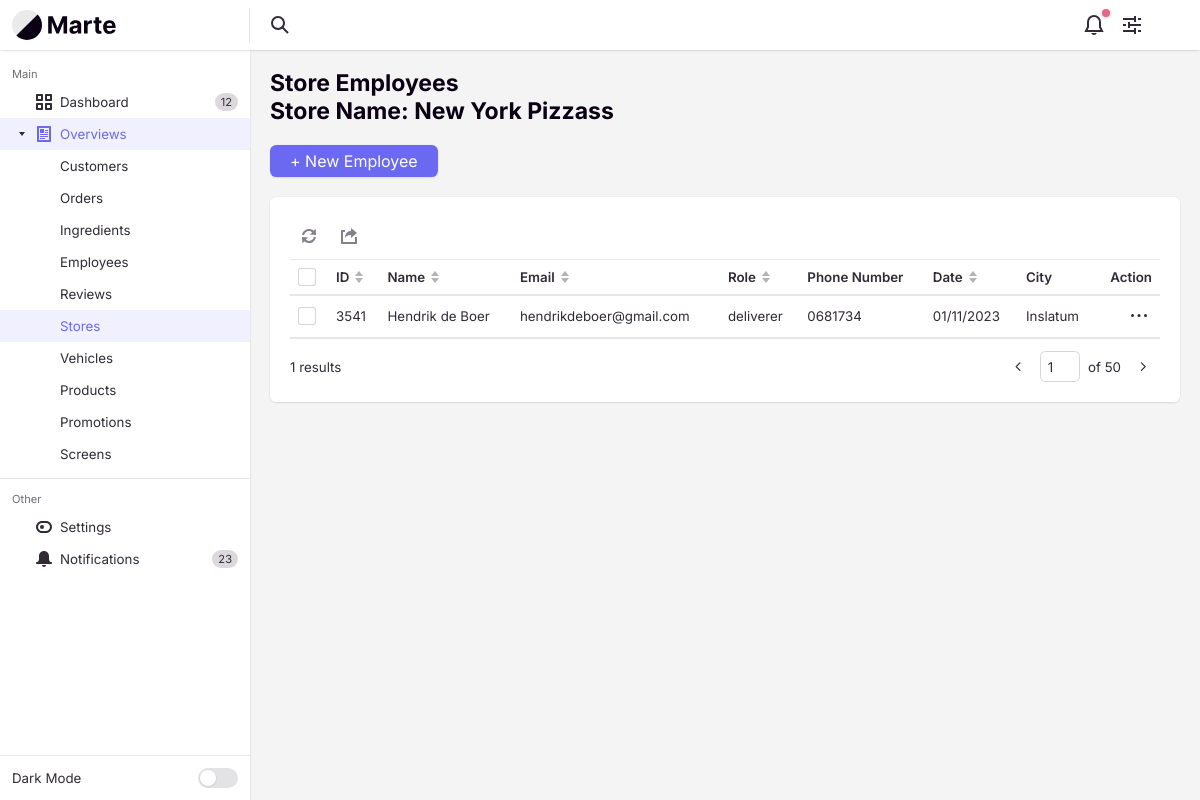
The page /StoreController/storeHasEmployees/253s on the database its author committed.
### tables this page shows
CREATE TABLE `stores` (
  `storeId` varchar(4) NOT NULL,
  `storeName` varchar(255) NOT NULL,
  `storeZipcode` varchar(255) NOT NULL,
  `storeStreetName` varchar(255) NOT NULL,
  `storeCity` varchar(255) NOT NULL,
  `storePhone` varchar(10) NOT NULL,
  `storeEmail` varchar(255) NOT NULL,
  `storeIsActive` tinyint(1) NOT NULL DEFAULT 1,
  `storeCreateDate` int(10) NOT NULL,
  `storeDescription` text DEFAULT NULL
);

CREATE TABLE `storehasemployees` (
  `storeId` varchar(4) NOT NULL,
  `employeeId` varchar(4) NOT NULL
);

CREATE TABLE `employees` (
  `employeeId` varchar(4) NOT NULL,
  `employeeFirstName` varchar(255) NOT NULL,
  `employeeRole` enum('deliverer','chef','manager') NOT NULL,
  `employeeIsActive` tinyint(1) NOT NULL DEFAULT 1,
  `employeeCreateDate` int(10) NOT NULL,
  `employeeDescritption` text DEFAULT NULL,
  `employeeLastName` varchar(255) NOT NULL,
  `employeeStreetName` varchar(255) NOT NULL,
  `employeeZipCode` varchar(10) NOT NULL,
  `employeeCity` varchar(255) NOT NULL,
  `employeePhone` varchar(10) NOT NULL,
  `employeeEmail` varchar(255) NOT NULL
);

### app/controllers/StoreController.php (called while the page is built, shortened)
<?php
class StoreController extends Controller
{
    private $storeModel;
    public function __construct()
    {
        $this->storeModel = $this->model('StoreModel');
    }
    public function storeHasEmployees($storeId)
    {
        $store = $this->storeModel->getStoreById($storeId);
        $employees = $this->storeModel->getEmployeeByStore($storeId);
        $countEmployees = count($this->storeModel->getEmployeeByStore($storeId));
        $data = [
            'employees' => $employees,
            'store' => $store,
            'countEmployees' => $countEmployees
        ];
        $this->view('backend/store/storehasemployees', $data);
    }
}

### app/libraries/Core.php (called while the page is built, shortened)
<?php
class Core
{
    protected $currentMethod = 'index';
    public function __construct()
    {
        $url = $this->getUrl();
        $this->currentController = new $this->currentController();
        if (isset($url[1])) {
            if (method_exists($this->currentController, $url[1])) {
                $this->currentMethod = $url[1];
            } else if (!empty($url[1])) {
                require APPROOT . '/views/includes/404.php';
                exit;
            }
        }
        $this->params = $url ? [$url[2]] : [];
        call_user_func_array([$this->currentController, $this->currentMethod], $this->params);
    }
    public function getUrl()
    {
        $incoming = $_SERVER['REQUEST_URI'];
        $incoming = str_replace("/pizzapalacebackend/", "", $incoming);
        if (!empty($incoming) && substr($incoming, -1) !== '/') {
            $incoming .= '/';
        }
        $incoming = trim($incoming, "/");
        $url = filter_var($incoming, FILTER_SANITIZE_URL);
        $url = explode('/', $url);
        $urlController = $url[0];
        $urlAction = "";
        if (array_key_exists(1, $url)) {
            $urlAction = explode('?', $url[1])[0];
        }
        $urlSlug = $url;
        if (array_key_exists(2, $url)) {
            $urlSlug = $url[2];
        }
        $output = [$urlController, $urlAction, $urlSlug];
        return $output;
    }
}

### app/require.php (called while the page is built, shortened)
<?php
  require_once 'libraries/Core.php';
  require_once 'libraries/Controller.php';
  require_once 'libraries/Database.php';
  $init = new Core();

### public/index.php (called while the page is built)
<?php
  require_once '../app/require.php';
?>

### app/libraries/Database.php (called while the page is built, shortened)
<?php
  class Database {
    private $dbHost = DB_HOST;
    private $dbUser = DB_USER;
    private $dbPass = DB_PASS;
    private $dbName = DB_NAME;
    private $statement;
    private $dbHandler;
    public function __construct()
    {
      $conn = 'mysql:host=' . $this->dbHost . ";dbname=" . $this->dbName;
      $options = array(
        PDO::ATTR_PERSISTENT => true,
        PDO::ATTR_ERRMODE => PDO::ERRMODE_EXCEPTION,
        PDO::ATTR_EMULATE_PREPARES => false
      );
      try
      {
        $this->dbHandler = new PDO($conn, $this->dbUser, $this->dbPass, $options);
      }
      catch(PDOException $e) {
        $this->error = $e->getMessage();
        echo $this->error;
      }
    }
    public function query($sql) {
      $this->statement = $this->dbHandler->prepare($sql);
    }
    public function bind($parameter, $value, $type=null) {
      switch (is_null($type)) {
        default:
          $type = PDO::PARAM_STR;
      }
      $this->statement->bindValue($parameter, $value, $type);
    }
    public function execute() {
      return $this->statement->execute();
    }
    public function resultSet() {
      $this->execute();
      return $this->statement->fetchAll(PDO::FETCH_OBJ);
    }
    public function single() {
      $this->execute();
      return $this->statement->fetch(PDO::FETCH_OBJ);
    }
  }
?>

### app/models/StoreModel.php (called while the page is built, shortened)
<?php
class StoreModel
{
    private $db;
    public function __construct()
    {
        $this->db = new Database();
    }
    public function getStoreById($storeId)
    {
        $this->db->query("SELECT storeId,
                                 storeName,
                                 storeZipcode,
                                 storeStreetName,
                                 storeCity,
                                 storePhone,
                                 storeEmail,
                                 storeCreateDate
                                 FROM stores
                                 WHERE storeIsActive = 1 AND storeId = :storeId");
        $this->db->bind(':storeId', $storeId);
        return $this->db->single();
    }
    public function getEmployeeByStore($storeId)
    {
        $this->db->query("SELECT  e.employeeFirstName,
                                  e.employeeLastName,
                                  e.employeeRole,
                                  e.employeeCreateDate,
                                  e.employeeCity,
                                  e.employeePhone,
                                  e.employeeEmail,
                                  s.storeName,
                                  she.storeId,
                                  she.employeeId
                                  FROM storehasemployees as she
                                  INNER JOIN employees as e ON she.employeeId = e.employeeId
                                  INNER JOIN stores as s ON she.storeId = s.storeId
                                  WHERE she.storeId = :storeId");
        $this->db->bind(':storeId', $storeId);
        return $this->db->resultSet();
    }
}

### app/views/backend/store/storehasemployees.php (the view, shortened to what this page needs)
<?php require APPROOT . '/views/includes/head.php'; ?>
<div class="margin-bottom-md">
    <h1 class="text-lg">Store Employees</h1>
    <h1 class="text-lg">Store Name: <?= $data['store']->storeName ?> </h1>
</div>
<div class="margin-bottom-md">
    <div class="flex flex-wrap gap-sm items-center justify-between">
        <button class="btn btn--primary" aria-controls="modal-new-customer">+ New Employee</button>
    </div>
</div>
<div class="bg radius-md padding-md inner-glow shadow-xs">
    <div class="int-table-actions padding-bottom-xxxs border-bottom border-alpha" data-table-controls="interactive-table-1">
        <menu class="menu-bar js-int-table-actions__no-items-selected js-menu-bar">
            <li class="menu-bar__item " role="menuitem">
            </li>
            <li class="menu-bar__item " role="menuitem">
                <svg class="icon menu-bar__icon" aria-hidden="true" viewBox="0 0 16 16">
                    <g>
                        <path d="M15,16H1c-0.6,0-1-0.4-1-1V3c0-0.6,0.4-1,1-1h3v2H2v10h12V9h2v6C16,15.6,15.6,16,15,16z"></path>
                        <path d="M10,3c-3.2,0-6,2.5-6,7c1.1-1.7,2.4-3,6-3v3l6-5l-6-5V3z"></path>
                    </g>
                </svg>
            </li>
        </menu>
    </div>
    <div id="interactive-table-1" class="int-table text-sm js-int-table">
        <div class="int-table__inner">
            <table class="int-table__table" aria-label="Interactive table example">
                <thead class="int-table__header js-int-table__header">
                    <tr class="int-table__row">
                        <td class="int-table__cell">
                            <div class="custom-checkbox int-table__checkbox">
                                <div class="custom-checkbox__control" aria-hidden="true"></div>
                            </div>
                        </td>
                        <th class="int-table__cell int-table__cell--th int-table__cell--sort js-int-table__cell--sort">
                            <div class="flex items-center">
                                <span>ID</span>
                                <svg class="icon icon--xxs margin-left-xxxs int-table__sort-icon" aria-hidden="true" viewBox="0 0 12 12">
                                    <polygon class="arrow-up" points="6 0 10 5 2 5 6 0" />
                                    <polygon class="arrow-down" points="6 12 2 7 10 7 6 12" />
                                </svg>
                            </div>
                        </th>
                        <th class="int-table__cell int-table__cell--th int-table__cell--sort js-int-table__cell--sort">
                            <div class="flex items-center">
                                <span>Name</span>
                                <svg class="icon icon--xxs margin-left-xxxs int-table__sort-icon" aria-hidden="true" viewBox="0 0 12 12">
                                    <polygon class="arrow-up" points="6 0 10 5 2 5 6 0" />
                                    <polygon class="arrow-down" points="6 12 2 7 10 7 6 12" />
                                </svg>
                            </div>
                        </th>
                        <th class="int-table__cell int-table__cell--th int-table__cell--sort js-int-table__cell--sort">
                            <div class="flex items-center">
                                <span>Email</span>
                                <svg class="icon icon--xxs margin-left-xxxs int-table__sort-icon" aria-hidden="true" viewBox="0 0 12 12">
                                    <polygon class="arrow-up" points="6 0 10 5 2 5 6 0" />
                                    <polygon class="arrow-down" points="6 12 2 7 10 7 6 12" />
                                </svg>
                            </div>
                        </th>
                        <th class="int-table__cell int-table__cell--th int-table__cell--sort js-int-table__cell--sort">
                            <div class="flex items-center">
                                <span>Role</span>
                                <svg class="icon icon--xxs margin-left-xxxs int-table__sort-icon" aria-hidden="true" viewBox="0 0 12 12">
                                    <polygon class="arrow-up" points="6 0 10 5 2 5 6 0" />
                                    <polygon class="arrow-down" points="6 12 2 7 10 7 6 12" />
                                </svg>
                            </div>
                        </th>
                        <th class="int-table__cell int-table__cell--th text-left">
                            Phone Number
                        </th>
                        <th class="int-table__cell int-table__cell--th int-table__cell--sort js-int-table__cell--sort" data-date-format="dd-mm-yyyy">
                            <div class="flex items-center">
                                <span>Date</span>
                                <svg class="icon icon--xxs margin-left-xxxs int-table__sort-icon" aria-hidden="true" viewBox="0 0 12 12">
                                    <polygon class="arrow-up" points="6 0 10 5 2 5 6 0" />
                                    <polygon class="arrow-down" points="6 12 2 7 10 7 6 12" />
                                </svg>
                            </div>
                        </th>
                        <th class="int-table__cell int-table__cell--th text-left">City</th>
                        <th class="int-table__cell int-table__cell--th text-right">Action</th>
                    </tr>
                </thead>
                <tbody class="int-table__body js-int-table__body">
                    <?php foreach ($data['employees'] as $employee) : ?>
                        <tr class="int-table__row">
                            <th class="int-table__cell" scope="row">
                                <div class="custom-checkbox int-table__checkbox">
                                    <div class="custom-checkbox__control" aria-hidden="true"></div>
                                </div>
                            </th>
                            <td class="int-table__cell"><?= $employee->employeeId ?></td>
                            <td class="int-table__cell"><?= $employee->employeeFirstName . " " . $employee->employeeLastName ?></td>
                            <td class="int-table__cell"><?= $employee->employeeEmail ?></td>
                            <td class="int-table__cell"><?= $employee->employeeRole ?></td>
                            <td class="int-table__cell text-truncate max-width-xxxxs"><?= $employee->employeePhone ?></td>
                            <td class="int-table__cell"><?= date('d/m/Y', $employee->employeeCreateDate) ?></td>
                            <td class="int-table__cell"><?= $employee->employeeCity ?></td>
                            <td class="int-table__cell">
                                <button class="reset int-table__menu-btn margin-left-auto js-tab-focus" data-label="Edit row" aria-controls="menu-example">
                                    <svg class="icon" viewBox="0 0 16 16">
                                        <circle cx="8" cy="7.5" r="1.5" />
                                        <circle cx="1.5" cy="7.5" r="1.5" />
                                        <circle cx="14.5" cy="7.5" r="1.5" />
                                    </svg>
                                </button>
                            </td>
                        </tr>
                    <?php endforeach ?>
                </tbody>
            </table>
        </div>
    </div>
    <div class="flex items-center justify-between padding-top-sm">
        <p class="text-sm"><?= $data['countEmployees'] ?> results</p>
        <nav class="pagination text-sm" aria-label="Pagination">
            <ul class="pagination__list flex flex-wrap gap-xxxs">
                <li>
                    <a href="#0" class="pagination__item">
                        <svg class="icon" viewBox="0 0 16 16">
                            <title>Go to previous page</title>
                            <g stroke-width="1.5" stroke="currentColor">
                                <polyline fill="none" stroke="currentColor" stroke-linecap="round" stroke-linejoin="round" stroke-miterlimit="10" points="9.5,3.5 5,8 9.5,12.5 "></polyline>
                            </g>
                        </svg>
                    </a>
                </li>
                <li>
                    <span class="pagination__jumper flex items-center">
                        <input aria-label="Page number" class="form-control" type="text" id="pageNumber" name="pageNumber" value="1">
                        <em>of 50</em>
                    </span>
                </li>
                <li>
                    <a href="#0" class="pagination__item">
                        <svg class="icon" viewBox="0 0 16 16">
                            <title>Go to next page</title>
                            <g stroke-width="1.5" stroke="currentColor">
                                <polyline fill="none" stroke="currentColor" stroke-linecap="round" stroke-linejoin="round" stroke-miterlimit="10" points="6.5,3.5 11,8 6.5,12.5 "></polyline>
                            </g>
                        </svg>
                    </a>
                </li>
            </ul>
        </nav>
    </div>
</div>
<?php require APPROOT . '/views/includes/footer.php'; ?>

### rows shown on the page
stores: storeName "New York Pizzass"
storehasemployees: employeeId "3541", employeeId.employeeFirstName "Hendrik", employeeId.employeeLastName "de Boer", employeeId.employeeEmail "hendrikdeboer@gmail.com", employeeId.employeeRole "deliverer", employeeId.employeePhone "0681734", employeeId.employeeCreateDate "01/11/2023", employeeId.employeeCity "Inslatum"

### other values the page prints
$data['countEmployees'] "1"
